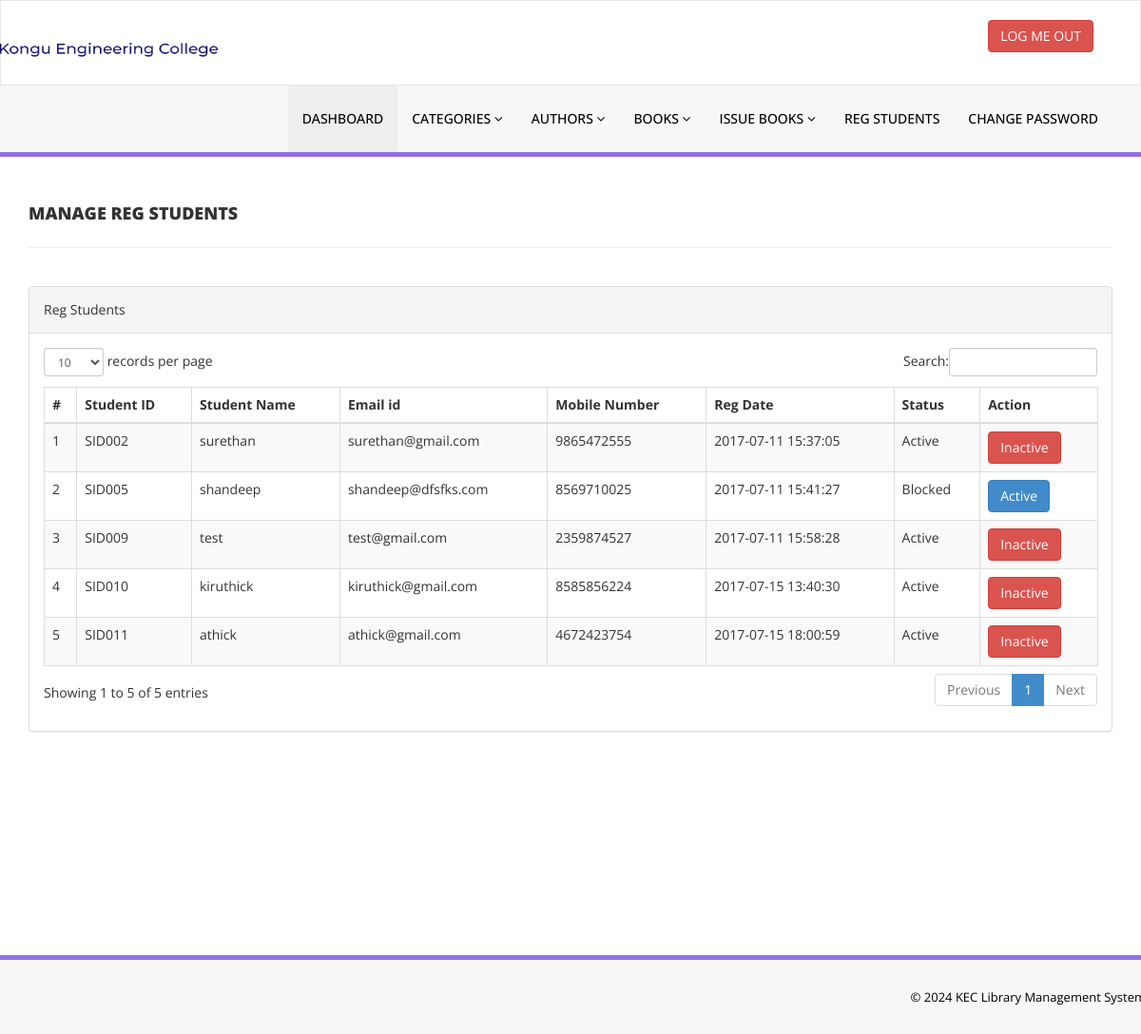
The page /library/admin/reg-students.php (signed in) on the database its author committed.
### tables this page shows
CREATE TABLE `tblstudents` (
  `id` int(11) NOT NULL,
  `StudentId` varchar(100) DEFAULT NULL,
  `FullName` varchar(120) DEFAULT NULL,
  `EmailId` varchar(120) DEFAULT NULL,
  `MobileNumber` char(11) DEFAULT NULL,
  `Password` varchar(120) DEFAULT NULL,
  `Status` int(1) DEFAULT NULL,
  `RegDate` timestamp NULL DEFAULT current_timestamp(),
  `UpdationDate` timestamp NULL DEFAULT NULL ON UPDATE current_timestamp()
);

### library/admin/reg-students.php (the view, shortened to what this page needs)
<?php
include('includes/config.php');
if(strlen($_SESSION['alogin'])==0)
    {
header('location:index.php');
}
else{
    ?>
<!DOCTYPE html>
<html xmlns="http://www.w3.org/1999/xhtml">
<head>
    <link href="assets/css/bootstrap.css" rel="stylesheet" />
    <link href="assets/css/font-awesome.css" rel="stylesheet" />
    <link href="assets/js/dataTables/dataTables.bootstrap.css" rel="stylesheet" />
    <link href="assets/css/style.css" rel="stylesheet" />
</head>
<body>
<?php include('includes/header.php');?>
    <div class="content-wrapper">
         <div class="container">
        <div class="row pad-botm">
            <div class="col-md-12">
                <h4 class="header-line">Manage Reg Students</h4>
    </div>
        </div>
            <div class="row">
                <div class="col-md-12">
                    <div class="panel panel-default">
                        <div class="panel-heading">
                          Reg Students
                        </div>
                        <div class="panel-body">
                            <div class="table-responsive">
                                <table class="table table-striped table-bordered table-hover" id="dataTables-example">
                                    <thead>
                                        <tr>
                                            <th>#</th>
                                            <th>Student ID</th>
                                            <th>Student Name</th>
                                            <th>Email id </th>
                                            <th>Mobile Number</th>
                                            <th>Reg Date</th>
                                            <th>Status</th>
                                            <th>Action</th>
                                        </tr>
                                    </thead>
                                    <tbody>
<?php $sql = "SELECT * from tblstudents";
$query = $dbh -> prepare($sql);
$query->execute();
$results=$query->fetchAll(PDO::FETCH_OBJ);
$cnt=1;
if($query->rowCount() > 0)
{
foreach($results as $result)
{               ?>
                                        <tr class="odd gradeX">
                                            <td class="center"><?php echo htmlentities($cnt);?></td>
                                            <td class="center"><?php echo htmlentities($result->StudentId);?></td>
                                            <td class="center"><?php echo htmlentities($result->FullName);?></td>
                                            <td class="center"><?php echo htmlentities($result->EmailId);?></td>
                                            <td class="center"><?php echo htmlentities($result->MobileNumber);?></td>
                                             <td class="center"><?php echo htmlentities($result->RegDate);?></td>
                                            <td class="center"><?php if($result->Status==1)
                                            {
                                                echo htmlentities("Active");
                                            } else {
                                            echo htmlentities("Blocked");
}
                                            ?></td>
                                            <td class="center">
<?php if($result->Status==1)
 {?>
<a href="reg-students.php?inid=<?php echo htmlentities($result->id);?>" onclick="return confirm('Are you sure you want to block this student?');"" >  <button class="btn btn-danger"> Inactive</button>
<?php } else {?>
                                            <a href="reg-students.php?id=<?php echo htmlentities($result->id);?>" onclick="return confirm('Are you sure you want to active this student?');""><button class="btn btn-primary"> Active</button>
                                            <?php } ?>
                                            </td>
                                        </tr>
 <?php $cnt=$cnt+1;}} ?>
                                    </tbody>
                                </table>
                            </div>
                        </div>
                    </div>
                </div>
            </div>
    </div>
    </div>
  <?php include('includes/footer.php');?>
</body>
</html>
<?php } ?>

### library/admin/assets/css/style.css (style rules this page uses)
.content-wrapper { margin-top: 40px; min-height:800px; padding-bottom:90px; }
.header-line { font-weight:900; padding-bottom:25px; border-bottom:1px solid #eeeeee; text-transform:uppercase; }
.pad-botm { padding-bottom:30px; }

### rows shown on the page
tblstudents: StudentId "SID002", FullName "surethan", EmailId "surethan@gmail.com", MobileNumber "9865472555", RegDate "2017-07-11 15:37:05"
tblstudents: StudentId "SID005", FullName "shandeep", EmailId "shandeep@dfsfks.com", MobileNumber "8569710025", RegDate "2017-07-11 15:41:27"
tblstudents: StudentId "SID009", FullName "test", EmailId "test@gmail.com", MobileNumber "2359874527", RegDate "2017-07-11 15:58:28"
tblstudents: StudentId "SID010", FullName "kiruthick", EmailId "kiruthick@gmail.com", MobileNumber "8585856224", RegDate "2017-07-15 13:40:30"
tblstudents: StudentId "SID011", FullName "athick", EmailId "athick@gmail.com", MobileNumber "4672423754", RegDate "2017-07-15 18:00:59"
